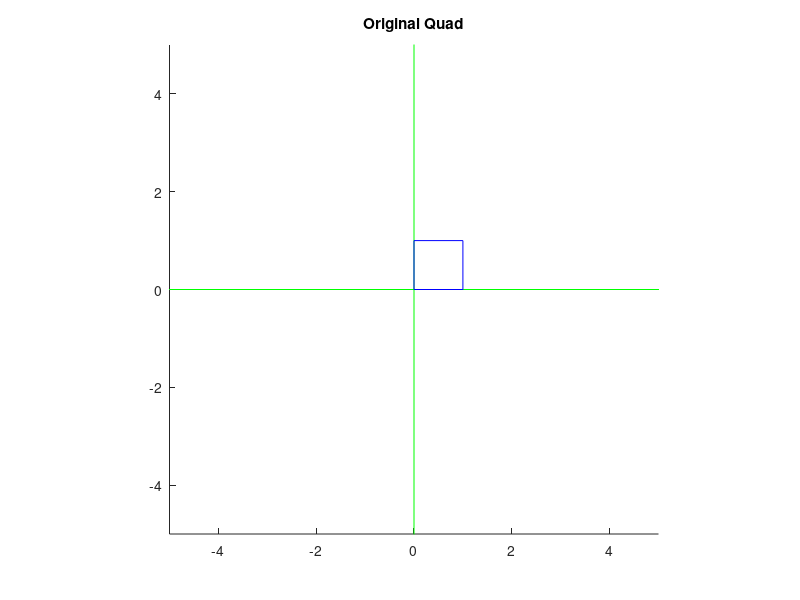
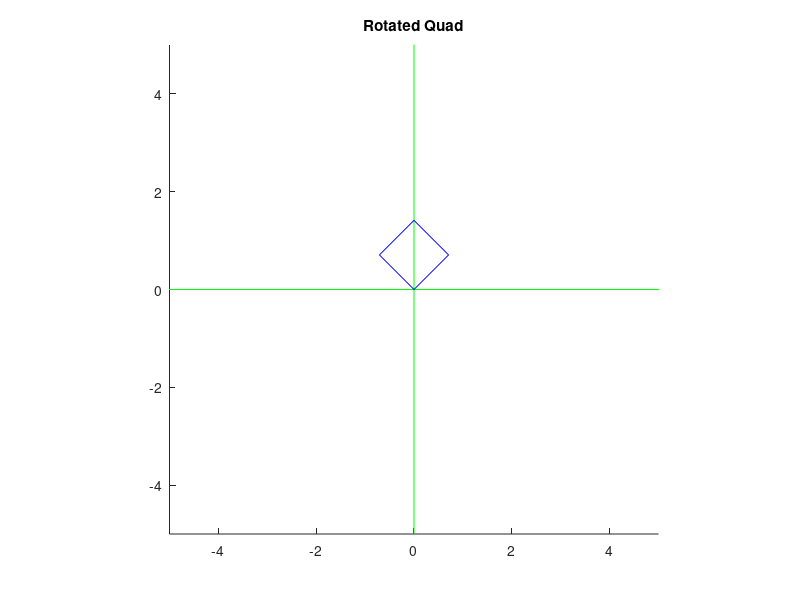
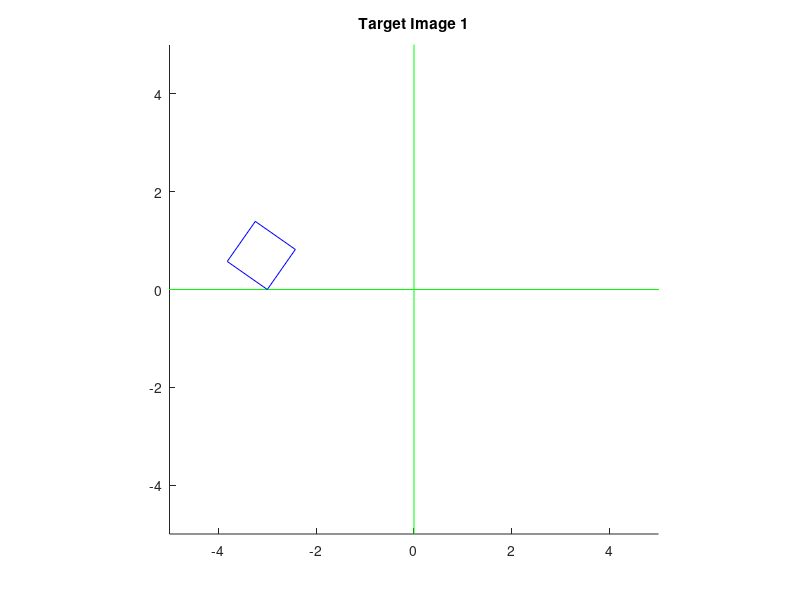
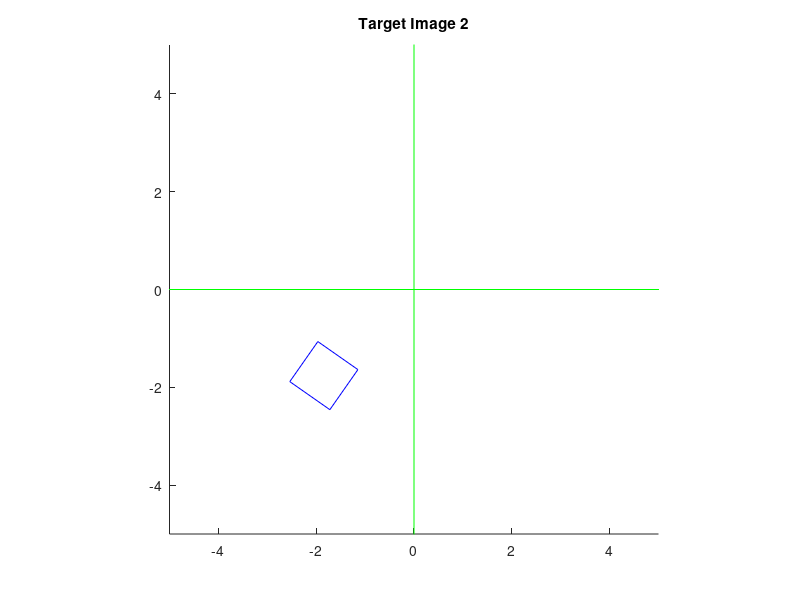

MATLAB code to generate these figures, in order:
%
% Copyright 2022 TU Wien.
% Institute of Computer Graphics and Algorithms.
%

function[matrix_translate, matrix_rotate, matrix_scale, rotated_vertices, image1_vertices, image2_vertices, image3_vertices, image4_vertices] = Transformations()

%% General Hints:
% If you want to check your implementation you can:
% -) Set a breakpoint to access variables at a certain point in the script.
% You can inspect their contents in the 'Workspace' window to the right.
% -) Leave out the ';' at the end of a statement/line so the result will be
% printed out in the command window.
% -) Do not rename the predefined variables, or else our test-system won't
% work (which is bad for both parties ;) )

close all; % used for closing figures on each re-run

%% I. Transformations and Plotting

% 1) Implement the following matrix functions. They can be found at the
% bottom of the file
matrix_translate = mtranslate(1, 2);
matrix_rotate = mrotate(45);
matrix_scale = mscale(2, 3);

% 2) Finish the display_vertices function
quad = [0, 0, 1; 1, 0, 1; 1, 1, 1; 0, 1, 1; 0, 0, 1]';
display_vertices(quad, 11, 'Original Quad');

% 3) Implement the transform_vertices function
rotated_vertices = transform_vertices(quad, matrix_rotate);
display_vertices(rotated_vertices, 12, 'Rotated Quad');

% 4) Edit the next 4 lines and use the implemented functions to produce
% the Target Images 1-4 (see instructions) and display them.
% Please recall that you are supposed to call the transform_vertices function only once per image.
image1_vertices = transform_vertices(quad, (mtranslate(-3,0)*mrotate(55)));
image2_vertices = transform_vertices(quad, (mrotate(55)*mtranslate(-3,0))); 
image3_vertices = transform_vertices(quad, (mtranslate(3,1)*mrotate(70)*mscale(3,2))); 
image4_vertices = transform_vertices(quad, (mscale(1,3)*mrotate(45))); 

display_vertices(image1_vertices, 13, 'Target Image 1');
display_vertices(image2_vertices, 14, 'Target Image 2');
display_vertices(image3_vertices, 15, 'Target Image 3');
display_vertices(image4_vertices, 16, 'Target Image 4');

end

function[matrix] = mtranslate(tx, ty)
% Returns a 3x3 translation matrix
% tx, ty: translation along x and y

% TODO: Implement this function
matrix = [ 
           1, 0, tx;
           0, 1, ty;
           0, 0,  1 
         ];
end

function[matrix] = mrotate(angle)
% Returns a 3x3 counter-clockwise rotation matrix
% angle: rotation angle in degrees

% TODO: Implement this function
matrix = [ 
           cosd(angle),-sind(angle), 0;
           sind(angle), cosd(angle), 0;
                     0,           0, 1 
         ];

end

function[matrix] = mscale(sx, sy)
% Returns a 3x3 scaling matrix
% sx, sy: scaling in x and y direction

% TODO: Implement this function
matrix = [ 
           sx,  0, 0;
            0, sy, 0;
            0,  0, 1 
         ];

end

function[] = display_vertices(v, id, head)
%Displays a list of vertices
%v: list of vertices as column vectors ([x1, x2, x3, ...; 
%                                        y1, y2, y3, ...; 
%                                         1,  1,  1, ....;)
%id: figure id
%head: title of the figure

%Create new figure
figure(id);
clf;
%Set title
title(head);
%Fix axis and set aspect ratio
axis([-5, 5, -5, 5]);
pbaspect([1, 1, 1]);

%Plot coordinate axis
hold on;
plot([-100, 100], [0, 0], '-g');
plot([0, 0], [-100, 100], '-g');


% TODO: Display the vertices (v) using the plot function
plot(v(1,1:2),v(2,1:2), '-b')
plot(v(1,2:3),v(2,2:3), '-b')
plot(v(1,3:4),v(2,3:4), '-b')
plot(v(1,4:5),v(2,4:5), '-b')


%Finish drawing
hold off;

end

function[result] = transform_vertices(v, m)
% Transforms a list of vertices by a matrix
% v: list of vertices as column vectors ([x1, x2, x3, ...; y1, y2, y3, ...; 1, 1, 1, ....;)
% m: transformation matrix
% Returns a list of transformed vertices of the same size as v

% TODO: Implement this function
rows = size(v,1);
cols = size(v,2);
result = zeros(rows, cols);

for i = 1:cols 
    result(1:3,i) = m * [v(1,i);v(2,i);v(3,i)];
end

end
